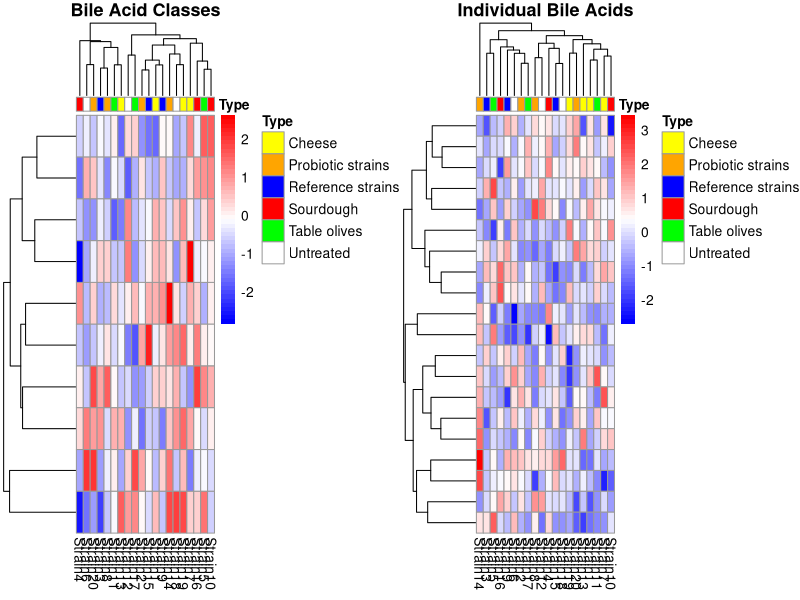
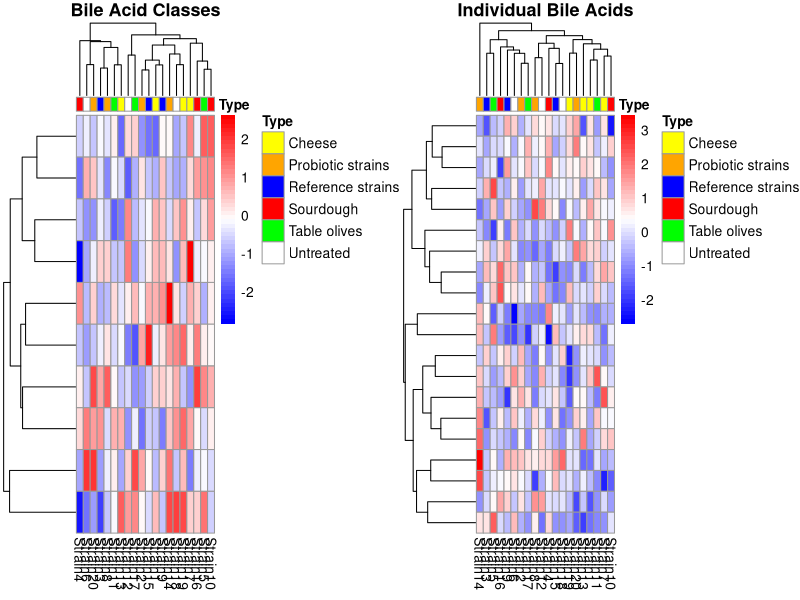

Here is the R script that generated these plots, in order:
### Heatmap Generation and Plotting

### Author: Hamdy Abdel-Shafy
### Date: July 2024
### Affiliation: Department of Animal Production, Cairo University, Faculty of Agriculture

## This code demonstrates how to generate and plot heatmaps for bile acid classes and individual bile acids using simulated data. 
## The heatmaps are plotted side by side and saved as an image file.


# Install the following R packages if you haven't already:

install.packages("pheatmap")
install.packages("gridExtra")
install.packages("grid")

# Load necessary libraries
library(pheatmap)
library(gridExtra)
library(grid)

# Import the simulated data from CSV files
ba_classes <- as.matrix(read.csv("ba_classes.csv", row.names = 1))
individual_ba <- as.matrix(read.csv("individual_ba.csv", row.names = 1))

# Convert data frames to numeric matrices if necessary
ba_classes <- apply(ba_classes, 2, as.numeric)
individual_ba <- apply(individual_ba, 2, as.numeric)

# Verify data import
print(ba_classes)
print(individual_ba)


# Define annotation for columns
annotation_col <- data.frame(
  Type = factor(rep(c("Cheese", "Probiotic strains", "Reference strains", 
                      "Sourdough", "Table olives", "Untreated"), 
                    length.out = 20))
)
rownames(annotation_col) <- colnames(ba_classes)

# Define annotation colors
annotation_colors <- list(
  Type = c(Cheese = "yellow", `Probiotic strains` = "orange", 
           `Reference strains` = "blue", Sourdough = "red", 
           `Table olives` = "green", Untreated = "white")
)

# Plot heatmap for bile acid classes (a)
heatmap_a <- pheatmap(ba_classes, 
                      cluster_rows = TRUE, cluster_cols = TRUE, 
                      annotation_col = annotation_col, 
                      annotation_colors = annotation_colors, 
                      color = colorRampPalette(c("blue", "white", "red"))(50),
                      main = "Bile Acid Classes", silent = TRUE)

# Plot heatmap for individual bile acids (b)
heatmap_b <- pheatmap(individual_ba, 
                      cluster_rows = TRUE, cluster_cols = TRUE, 
                      annotation_col = annotation_col, 
                      annotation_colors = annotation_colors, 
                      color = colorRampPalette(c("blue", "white", "red"))(50),
                      main = "Individual Bile Acids", silent = TRUE)

# Arrange the two heatmaps side by side
combined_plot <- grid.arrange(heatmap_a$gtable, heatmap_b$gtable, ncol = 2)

# Save the combined plot as an image file
png("combined_heatmap.png", width = 14, height = 7, units = "in", res = 300)
grid.draw(combined_plot)
dev.off()
